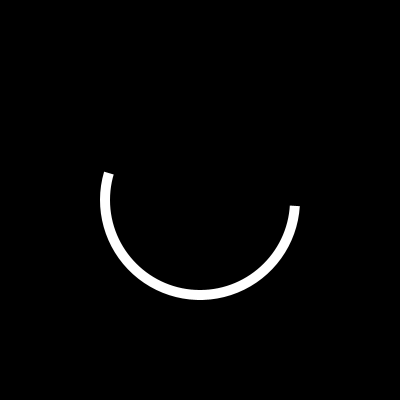
Frame 1 (no input)
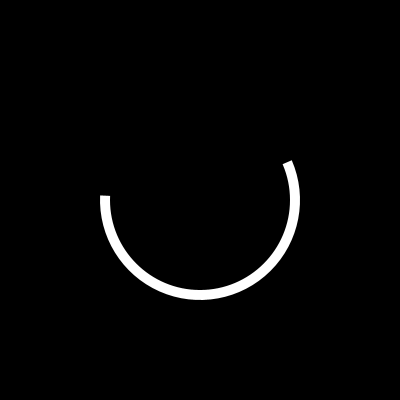
Frame 60 (the mouse pressed at the canvas centre just before this capture)
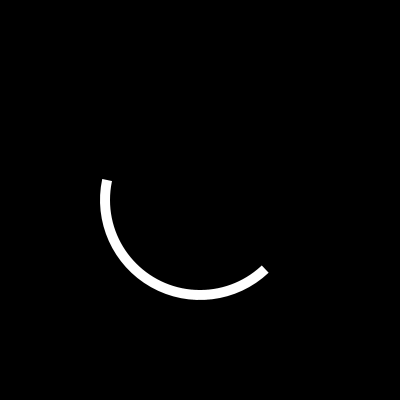
Frame 120 (the mouse held since frame 60 and released just before this capture)

The Processing sketch that drew these frames (run headless with seeded random() and noise(); from frame 60 on, the mouse is pressed at the canvas centre):

// Processing sketch: android_load
// ── android_load.pde
/* android material design loading icon rip */

final int ARC_RADIUS = 200;
final int ARC_THICKNESS = 20;
color fg = color(255);
color bg = color(0);
float arcstart;

void setup() {
  
  size(400, 400);
  noStroke();
  fill(fg);
  frameRate(60);
  
}

void draw() {
  
  float arcstop = 0.8F * PI * sin(float(frameCount) / 20) + PI + 0.1F;
  arcstart += (sin(float(frameCount) / 20) + 1) / 17;
  arcstop += arcstart;
  
  translate(width / 2, height / 2);
  background(bg);
  fill(fg);
  arc(0, 0, ARC_RADIUS, ARC_RADIUS, arcstart, arcstop);
  fill(bg);
  ellipse(0, 0, ARC_RADIUS - ARC_THICKNESS, ARC_RADIUS - ARC_THICKNESS);
  
}
